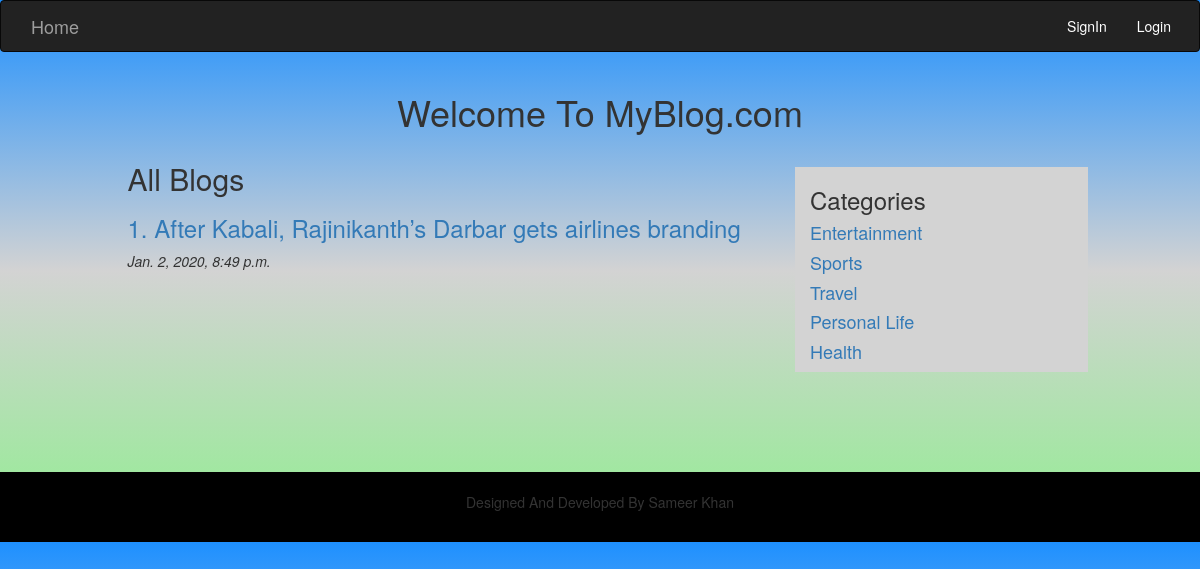
The app's page /entertainment/ with its own data.
### blog/models.py (models this page shows)
class post(models.Model):
	POST_CHOICES = [
    ('entertainment','ENTERTAINMENT'),
    ('sports', 'SPORTS'),
    ('travel','TRAVEL'),
    ('personal_life','PERSONAL_LIFE'),
    ('health','HEALTH'),
]
	title=models.CharField(max_length=100,null=True)
	body=models.TextField(max_length=5000,null=True)
	image=models.ImageField(upload_to='post/images',null=True)
	category = models.CharField(max_length=100, choices=POST_CHOICES,default='entertainment')
	date = models.DateTimeField(auto_now_add=True, blank=True)
	user= models.CharField(max_length=100,null=True)

### blog/views.py (the view)
# urls.py: path('entertainment/',views.entertainment,name='entertainment'),
def entertainment(request):
	Post=post.objects.all()
	list=[]
	for i in Post:
		l={}
		if i.category=='entertainment':
			l.update({'id':i.id,'title':i.title,'image':i.image,'category':i.category,'user':i.user,'date':i.date})
			list.append(l)
	return render(request,'entertainment.html',{'ent':list})

### templates/entertainment.html
{% extends 'base.html' %}
{% block content %}
<div class="container">
    <center><h1>Welcome To MyBlog.com</h1></center>
    <div class="row">
        <div class="col-md-1"></div>
        <div class="col-md-7">
            <h2>All Blogs</h2>
            {% for i in ent %}
            {% if forloop.counter == 0 %}
            <h3>No Record Found</h3>
            {% else %}
            <h3><a href="{% url 'viewblog' i.id %}">{{forloop.counter}}. {{i.title}}</a></h3>
            <i>{{i.date}}</i>
            {% endif %}
            {% endfor %}
        </div>
        <div class="col-md-3" style="background-color: lightgrey; margin-top: 25px;">
            <h3>Categories</h3>
            <h4><a class="active" href="{% url 'entertainment' %}">Entertainment</a></h4>
            <h4><a href="{% url 'sports' %}">Sports</a></h4>
            <h4><a href="{% url 'travel' %}">Travel</a></h4>
            <h4><a href="{% url 'personal_life' %}">Personal Life</a></h4>
            <h4><a href="{% url 'health' %}">Health</a></h4>
        </div>
        <div class="col-md-1"></div>
    </div>
</div>
{% endblock %}

### templates/base.html (style rules this page uses)
body { background-image:linear-gradient(dodgerblue,lightgrey,lightgreen); }

### records on screen
post: title "After Kabali, Rajinikanth’s Darbar gets airlines branding", date "Jan. 2, 2020, 8:49 p.m."
